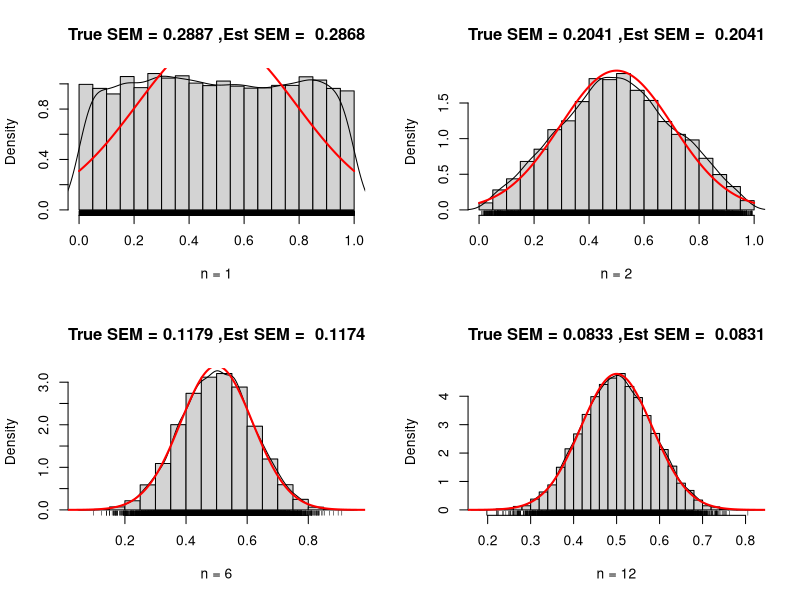
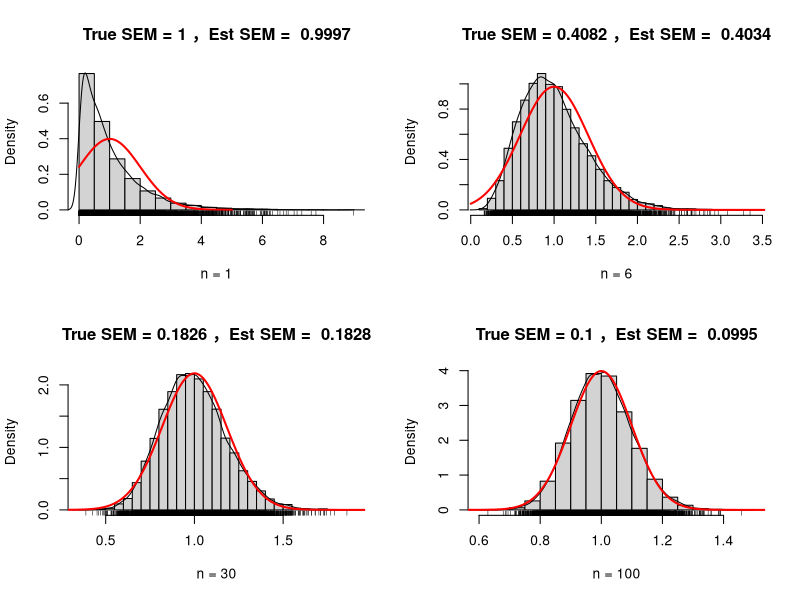
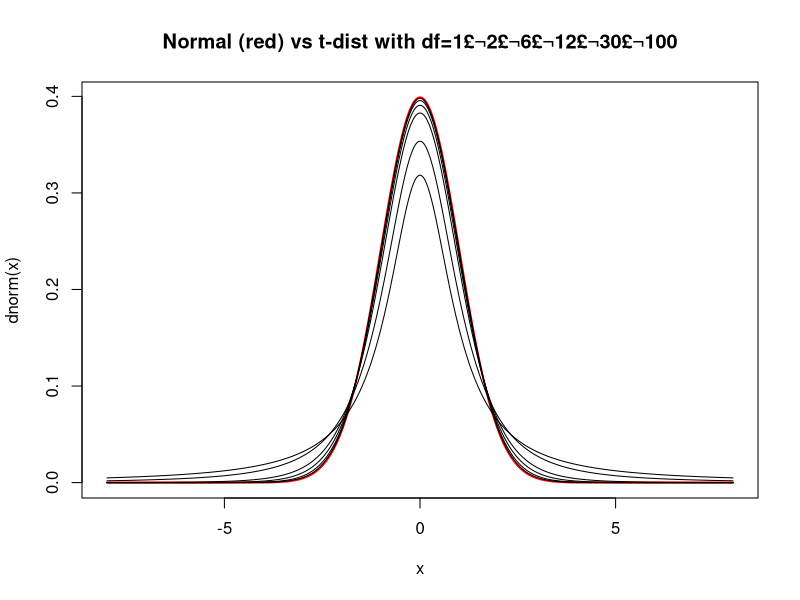
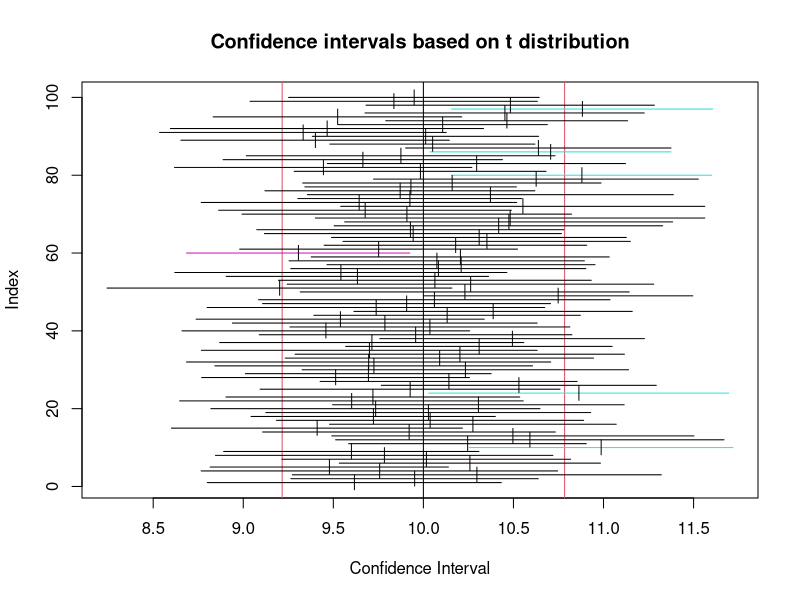
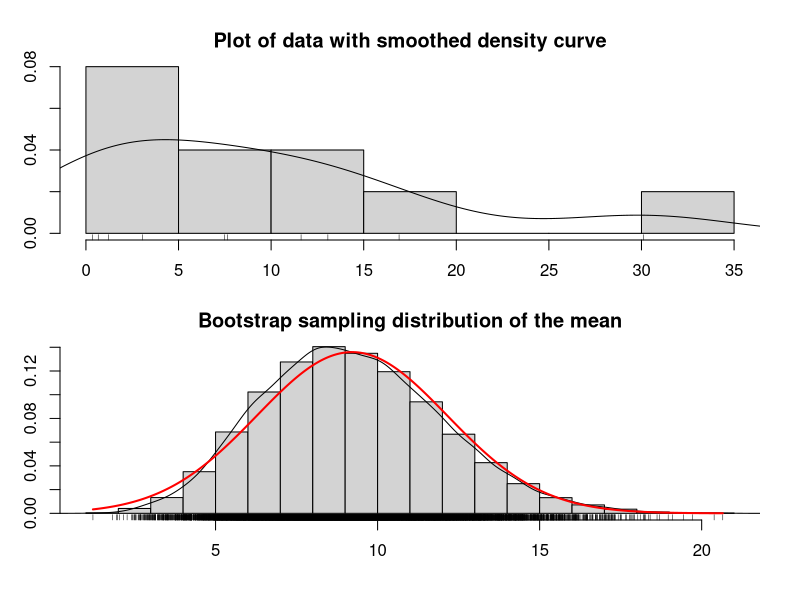
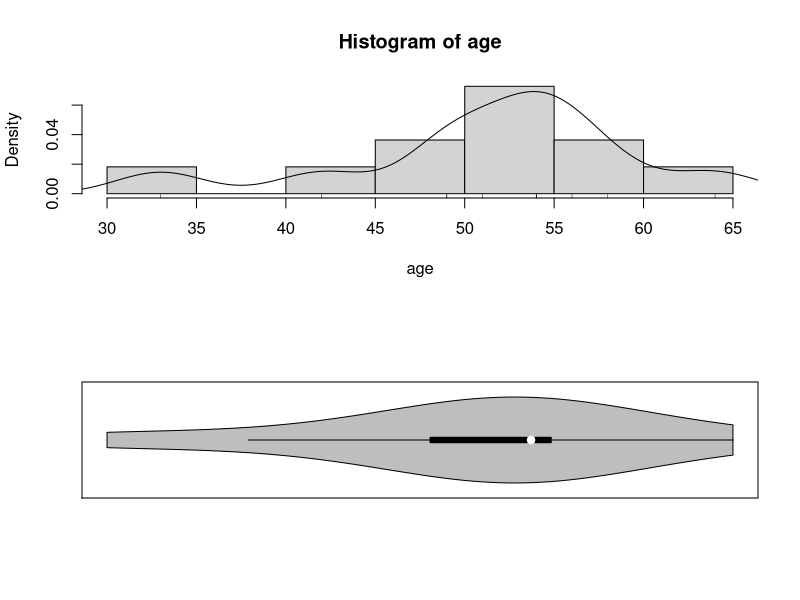
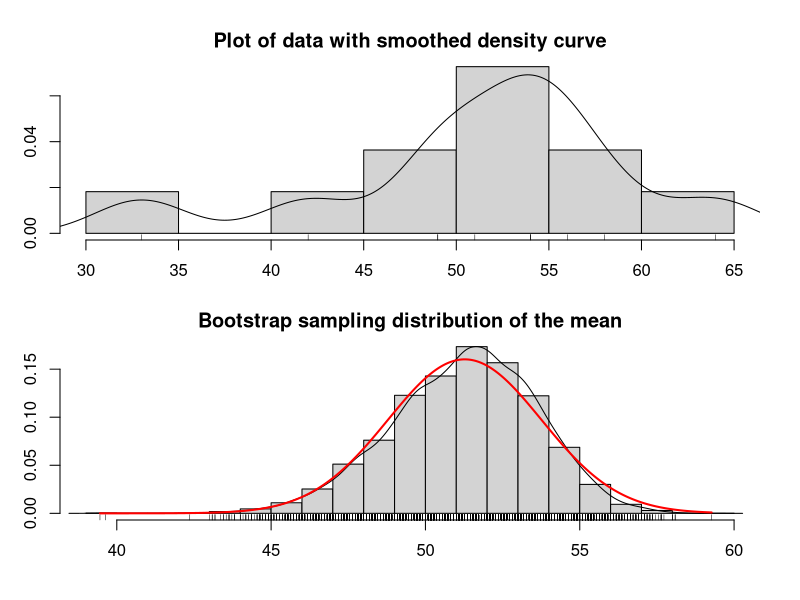
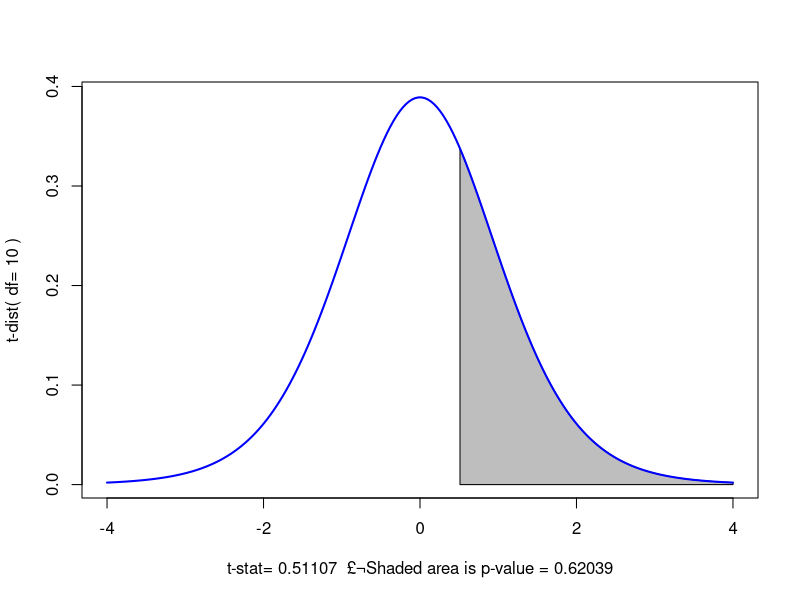

R code for these plots, in order:
demo.clt.unif <- function(N, n)
{sam <- matrix(runif(N*n,0,1), ncol=N) ;
sam.mean <- colMeans(sam)
sam.se <- sd(sam.mean)
true.se <- sqrt((1/12)/n)
hist(sam.mean,freq = FALSE,breaks = 25, main = paste( "True SEM =", round(true.se,4), ",Est SEM = ", round(sam.se,4)), xlab = paste( "n =", n))
points(density(sam.mean), type = "l")
x<- seq(0,1,length = 1000)
points(x, dnorm(x,mean = 0.5,sd = true.se),type = "l", lwd = 2,col = "red")
rug(sam.mean)
}

par(mfrow=c(2,2));
demo.clt.unif(10000,  1);
demo.clt.unif(10000,  2);
demo.clt.unif(10000,  6);
demo.clt.unif(10000, 12);

demo.clt.exp <- function(N, n) {
  sam <- matrix(rexp (N*n,1) , ncol=N) ;
  sam.mean <- colMeans(sam)
  sam.se <- sd(sam.mean)
  true.se <- sqrt(1/n)
  hist(sam.mean,freq = FALSE,breaks = 25, main = paste( "True SEM =", round(true.se,4),"，Est SEM = ", round( sam.se,4)), xlab = paste( "n =", n))
  points(density(sam.mean), type = "l")
  x<- seq(0,5,length = 1000)
  points(x,dnorm(x,mean = 1,sd = true.se),type = "l", lwd = 2,col = "red")
  rug(sam.mean)
}
par(mfrow=c(2,2));
demo.clt.exp(10000, 1);
demo.clt.exp(10000, 6);
demo.clt.exp(10000, 30);
demo.clt.exp(10000, 100);


x<- seq(-8,8, length = 1000)
par(mfrow=c(1,1))
plot(x, dnorm(x), type = "l",lwd = 2, col = "red", main = "Normal (red) vs t-dist with df=1£¬2£¬6£¬12£¬30£¬100")
points(x, dt(x,1), type = "l")
points(x, dt (x,2), type = "l")
points(x, dt(x,6), type = "l")
points(x, dt(x,12), type = "l")
points(x, dt(x,30), type = "l")
points(x, dt(x, 100), type = "l")

library(TeachingDemos)
ci.examp(mean.sim = 10, sd = 2, n = 25, reps = 100,conf.level= 0.95,method = "t")

bs.one.samp.dist <- function(dat, N = 1e4){
n <- length(dat) ;
sam <- matrix(sample(dat,size = N * n, replace = TRUE), ncol=N);
sam.mean <- colMeans(sam) ;
old.par <- par(no.readonly =TRUE)
par(mfrow=c(2,1), mar=c(3,2,2,1), oma=c(1,1,1,1))
hist(dat,freq = FALSE, breaks = 6,main = "Plot of data with smoothed density curve")
points(density(dat), type = "l")
rug(dat)
hist(sam.mean,freq = FALSE,breaks = 25, main = "Bootstrap sampling distribution of the mean", xlab = paste( "Data: n =", n, " , mean =", signif(mean(dat) , digits = 5), " , se =", signif(sd(dat)/sqrt(n)), digits = 5))
points(density(sam.mean), type = "l")
x <- seq(min(sam.mean) , max(sam.mean), length = 1000)
points(x, dnorm(x,mean = mean(dat), sd = sd(dat)/sqrt(n)), type = "l",lwd = 2, col = "red")
rug(sam.mean)
par(old.par)
}
x <- rgamma(10,shape = .5, scale = 20)
bs.one.samp.dist(x)

age <- c(54,42,51,54,49,56,33,58,54,64,49)
par(mfrow=c(2,1))
hist(age,freq = FALSE,breaks = 6)
points(density(age), type = "l")
rug(age)
library(vioplot)
vioplot(age,horizontal=TRUE, col="gray" )

stem(age,scale=2)
qt(1-0.05/2,df=length(age)-1)
?t.test
t.summary<-t.test(age,mu=50)
t.summary
summary(age)

bs.one.samp.dist(age)


t.dist.pval<-function(t.summary) {
par(mfrow=c(1,1))
lim.extreme <- max(4,abs(t.summary$statistic) + 0.5)
lim.lower <- -lim.extreme;
lim.upper <-lim.extreme;
x.curve <-seq(lim.lower,lim.upper,length=200)
y.curve <-dt(x.curve,df = t.summary$parameter)
plot(x.curve, y.curve, type = "n"
     , ylab =paste("t-dist( df=", signif(t.summary$parameter, 3), ")")
     , xlab =paste("t-stat=", signif(t.summary$statistic, 5)
    , " £¬Shaded area is p-value =", signif(t.summary$p.value, 5)))
if ((t.summary$alternative == "less" )
| (t.summary$alternative == "two.sided ")) {
x.pval.l <- seq(lim.lower,-abs(t.summary$statistic),length=200)
y.pval.l <-dt(x.pval.l,df = t.summary$parameter)
polygon(c(lim.lower,x.pval.l, -abs(t.summary$statistic))
, c(0,y.pval.l,0), col="gray" )
}
if ((t.summary$alternative == "greater")
|(t.summary$alternative == "two.sided")) {
x.pval.u <- seq(abs(t.summary$statistic), lim.upper, length=200)
y.pval.u <- dt(x.pval.u, df = t.summary$parameter)
polygon(c(abs(t.summary$statistic), x.pval.u, lim.upper)
, c(0, y.pval.u, 0), col="gray")
}
points(x.curve, y.curve, type = "l", lwd = 2, col = "blue")
}
t.dist.pval(t.summary)

names(t.summary)
t.summary$statistic
t.summary$parameter
t.summary$p.vaule
t.summary$conf.int
t.summary$estimate
t.summary$null.value
t.summary$alternative
t.summary$method
t.summary$data.name


toco <- c(5.6,2.7,6.2,2.9,1.5,4.0,4.3,3.0,3.6,2.4,6.7,3.8)
par(mfrow=c(2,1))
hist(toco, freq = FALSE, breaks = 6)
points(density(toco), type = "l")
rug(toco)
vioplot(toco, horizontal=TRUE, col="gray" )
stem(toco,scale=2)
qt(1-0.05/2,df=length(toco)-1)
t.summary<-t.test(toco,mu=0.54)
t.summary
summary(toco)
t.dist.pval(t.summary)
bs.one.samp.dist(toco)
